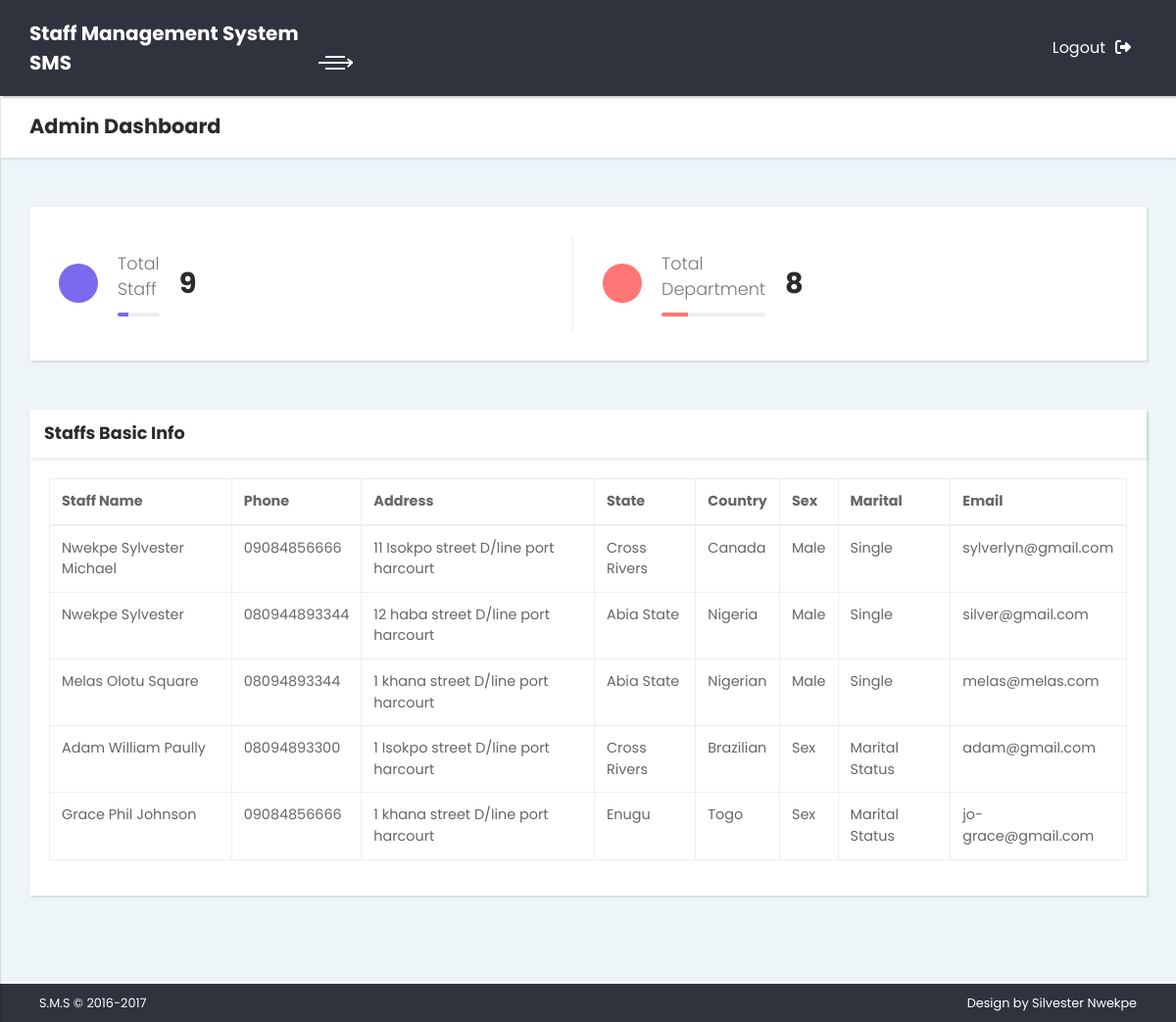
The page /admin.php (signed in) on the database its author committed.
### tables this page shows
CREATE TABLE `staff` (
  `id` int(11) NOT NULL,
  `username` varchar(255) NOT NULL,
  `password` varchar(255) NOT NULL,
  `name` varchar(255) NOT NULL,
  `sex` varchar(10) NOT NULL,
  `phone` varchar(255) NOT NULL,
  `married` varchar(50) NOT NULL,
  `address` varchar(255) NOT NULL,
  `email` varchar(255) NOT NULL,
  `occupation` varchar(255) NOT NULL,
  `state` varchar(255) NOT NULL,
  `country` varchar(255) NOT NULL,
  `image` varchar(150) NOT NULL,
  `staff_id` varchar(250) NOT NULL,
  `department` varchar(255) NOT NULL,
  `designation` varchar(255) NOT NULL,
  `start` date DEFAULT NULL
);

### admin.php (the view, shortened to what this page needs)
<?php
require_once("include/dbconnection.php");
  $sql="SELECT DISTINCT department from staff";
  $result=mysqli_query($db,$sql);
  $de_total = mysqli_num_rows($result);
  $sql="SELECT * from staff";
  $result=mysqli_query($db,$sql);
  $total = mysqli_num_rows($result);
  $sql="SELECT * from staff ORDER BY id DESC LIMIT 5";
  $result=mysqli_query($db,$sql);
?>
<!DOCTYPE html>
<html>
  <head>
    <link rel="stylesheet" href="css/bootstrap.min.css">
    <link rel="stylesheet" href="css/style.default.css" id="theme-stylesheet">
    <link rel="stylesheet" href="css/custom.css">
    <link rel="stylesheet" href="https://file.myfontastic.com/da58YPMQ7U5HY8Rb6UxkNf/icons.css">
  </head>
  <body>
    <div class="page home-page">
      <header class="header">
        <nav class="navbar">
          <div class="container-fluid">
            <div class="navbar-holder d-flex align-items-center justify-content-between">
              <div class="navbar-header">
                <a href="admin.php" class="navbar-brand">
                  <div class="brand-text brand-big hidden-lg-down"><span><strong>Staff Management System</strong></span></div>
                  <div class="brand-text brand-small"><strong>SMS</strong></div></a>
                <a id="toggle-btn" href="#" class="menu-btn active"><span></span><span></span><span></span></a>
              </div>
              <ul class="nav-menu list-unstyled d-flex flex-md-row align-items-md-center">
                <li class="nav-item"><a onclick="return confirm('Sure to logout?')" href="logout.php" class="nav-link logout">Logout<i class="fa fa-sign-out"></i></a></li>
              </ul>
            </div>
          </div>
        </nav>
      </header>
      <div class="page-content d-flex align-items-stretch">
        <div class="content-inner">
          <header class="page-header">
            <div class="container-fluid">
              <h2 class="no-margin-bottom">Admin Dashboard</h2>
            </div>
          </header>
          <section class="dashboard-counts no-padding-bottom">
            <div class="container-fluid">
              <div class="row bg-white has-shadow">
                <div class="col-xl-6 col-sm-6">
                  <div class="item d-flex align-items-center">
                    <div class="icon bg-violet"><i class="icon-user"></i></div>
                    <div class="title"><span>Total<br>Staff</span>
                      <div class="progress">
                        <div role="progressbar" style="width: 25%; height: 4px;" aria-valuenow="25" aria-valuemin="0" aria-valuemax="100" class="progress-bar bg-violet"></div>
                      </div>
                    </div>
                    <div class="number"><strong><?php echo $total;?></strong></div>
                  </div>
                </div>
                <div class="col-xl-6 col-sm-6">
                  <div class="item d-flex align-items-center">
                    <div class="icon bg-red"><i class="icon-padnote"></i></div>
                    <div class="title"><span>Total<br>Department</span>
                      <div class="progress">
                        <div role="progressbar" style="width: 25%; height: 4px;" aria-valuenow="25" aria-valuemin="0" aria-valuemax="100" class="progress-bar bg-red"></div>
                      </div>
                    </div>
                    <div class="number"><strong><?php echo $de_total; ?></strong></div>
                  </div>
                </div>
              </div>
            </div>
          </section>
          <section class="forms">
            <div class="container-fluid">
              <div class="row">
                <div class="col-lg-12">
                  <div class="card">
                    <div class="card-header d-flex align-items-center">
                      <h3 class="h4"> Staffs Basic Info </h3>
                    </div>
                    <div class="card-body">
                      <table class="table table-bordered table-responsive">
                        <thead>
                          <tr>
                            <th>Staff Name</th>
                            <th>Phone</th>
                            <th>Address</th>
                            <th>State</th>
                            <th>Country</th>
                            <th>Sex</th>
                            <th>Marital</th>
                            <th>Email</th>
                          </tr>
                        </thead>
                        <tbody>
                        <?php while($row=mysqli_fetch_array($result,MYSQLI_ASSOC)){ ?>
                          <tr>
                            <td><?php echo $row['name'];?></td>
                            <td><?php echo $row['phone'];?></td>
                            <td><?php echo $row['address'];?></td>
                            <td><?php echo $row['state'];?></td>
                            <td><?php echo $row['country'];?></td>
                            <td><?php echo $row['sex']; ?></td>
                            <td><?php echo $row['married']; ?></td>
                            <td><?php echo $row['email'];?></td>
                            <?php } ?>
                        </tbody>
                      </table>
                    </div>
                  </div>
                </div>
              </div>
            </div>
          </section>
          <footer class="main-footer">
            <div class="container-fluid">
              <div class="row">
                <div class="col-sm-6">
                  <p>S.M.S &copy; 2016-2017</p>
                </div>
                <div class="col-sm-6 text-right">
                  <p>Design by <a href="https://bootstrapious.com/admin-templates" class="external">Silvester Nwekpe</a></p>
                </div>
              </div>
            </div>
          </footer>
        </div>
      </div>
    </div>
  </body>
</html>

### rows shown on the page
staff: name "Nwekpe Sylvester Michael", phone "09084856666", address "11 Isokpo street D/line port harcourt", state "Cross Rivers", country "Canada", sex "Male", married "Single", email "sylverlyn@gmail.com"
staff: name "Nwekpe Sylvester", phone "080944893344", address "12 haba street D/line port harcourt", state "Abia State", country "Nigeria", sex "Male", married "Single", email "silver@gmail.com"
staff: name "Melas Olotu Square", phone "08094893344", address "1 khana street D/line port harcourt", state "Abia State", country "Nigerian", sex "Male", married "Single", email "melas@melas.com"
staff: name "Adam William Paully", phone "08094893300", address "1 Isokpo street D/line port harcourt", state "Cross Rivers", country "Brazilian", sex "Sex", married "Marital Status", email "adam@gmail.com"
staff: name "Grace Phil Johnson", phone "09084856666", address "1 khana street D/line port harcourt", state "Enugu", country "Togo", sex "Sex", married "Marital Status", email "jo-grace@gmail.com"

### other values the page prints
$total "9"
$de_total "8"
